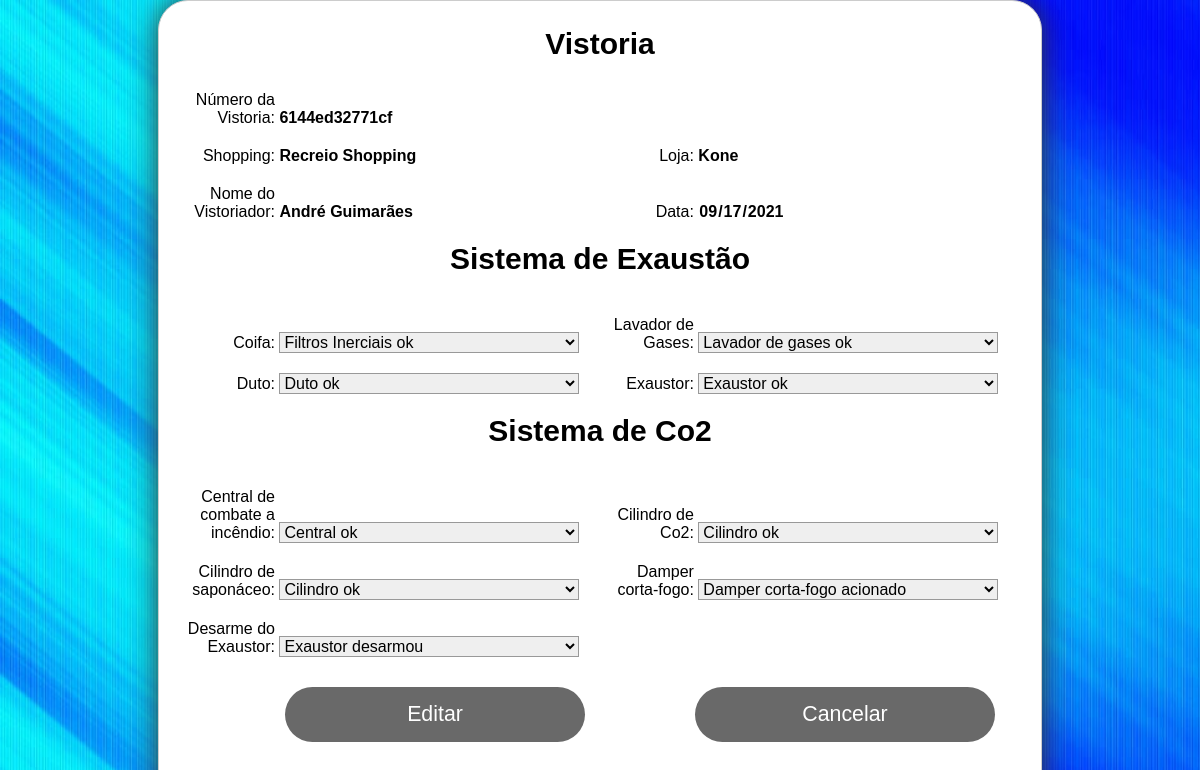
The page /vistoria/formEditarVistoria.php?idEquipamentos=118 (signed in) on the database its author committed.
### tables this page shows
CREATE TABLE `equipamentos` (
  `idEquipamentos` int(11) NOT NULL AUTO_INCREMENT,
  `shoppingVistoria` varchar(50) DEFAULT NULL,
  `lojaVistoria` varchar(50) DEFAULT NULL,
  `nomeVistoriador` varchar(20) DEFAULT NULL,
  `dataVistoria` date DEFAULT NULL,
  `coifa` varchar(100) DEFAULT NULL,
  `lavador` varchar(100) DEFAULT NULL,
  `duto` varchar(100) DEFAULT NULL,
  `exaustor` varchar(100) DEFAULT NULL,
  `central` varchar(100) DEFAULT NULL,
  `co2` varchar(100) DEFAULT NULL,
  `saponaceo` varchar(100) DEFAULT NULL,
  `damper` varchar(100) DEFAULT NULL,
  `desarmeEx` varchar(100) DEFAULT NULL,
  `id_loja` int(11) DEFAULT NULL,
  `numero` varchar(13) NOT NULL,
  PRIMARY KEY (`idEquipamentos`),
  UNIQUE KEY `id_loja` (`id_loja`)
);

### vistoria/formEditarVistoria.php (the view, shortened to what this page needs)
<?php
	include_once "../conexao.php";
	$idEquipamentos = filter_var($_GET['idEquipamentos'], FILTER_SANITIZE_NUMBER_INT);
	$consulta = $conectar->query("SELECT * FROM equipamentos WHERE idEquipamentos = '$idEquipamentos'");
	$linha = $consulta->fetch(PDO::FETCH_ASSOC);
?>
<!DOCTYPE html>
<html lang="pt-BR">
<head>
	<link rel="stylesheet" href="../estilos.css">
</head>
<body>
<form class="cadastroVistoria" action="editarVistoria.php" method="post">
    <h3 id="cadastroShop">Vistoria</h3>
    <?php
        function selected( $value, $selected ){
        return $value==$selected ? ' selected="selected"' : '';
    }
     ?>
       <div>
        <label for="numero">Número da Vistoria:</label>
             <input type="text" name="numero" value="<?php echo $linha['numero']?>" id="numero" readonly/>
    </div>
   <div class="esquerda">
        <label for="shoppingVistoria">Shopping:</label>
             <input type="text" name="shoppingVistoria" value="<?php echo $linha['shoppingVistoria']?>" id="shoppingVistoria" readonly/>
    </div>
    <div class="direita">
        <label for="lojaVistoria">Loja:</label>
             <input type="text" name="lojaVistoria" value="<?php echo $linha['lojaVistoria']?>" id="lojaVistoria" readonly/>
    </div>
    <div class="esquerda">
        <label for="nomeVistoriador">Nome do Vistoriador:</label>
             <input type="text" name="nomeVistoriador" value="<?php echo $linha['nomeVistoriador']?>" id="nomeVistoriador" readonly/>
    </div>
      <div class="esquerda">
        <label for="dataVistoria">Data:</label>
        <input type="date" name="dataVistoria" value="<?php echo $linha['dataVistoria']?>" id="dataVistoria" readonly/>
    </div>
      <h3 id="cadastroShop">Sistema de Exaustão</h3>
    <div class="direita">
        <label for="coifa">Coifa:</label>
        <select name="coifa" id="coifa">
            <option value="Filtros Inerciais ok" <?php echo selected( 'Filtros Inerciais ok', $linha['coifa']); ?>>Filtros Inerciais ok</option>
        </select>
    </div>
    <div class="esquerda">
        <label for="lavador">Lavador de Gases:</label>
        <select name="lavador" id="lavador">
            <option value="Lavador de gases ok" <?php echo selected( 'Lavador de gases ok', $linha['lavador']); ?>>Lavador de gases ok</option>
        </select>
    </div>
    <div class="direita">
        <label for="duto">Duto:</label>
        <select name="duto" id="duto">
            <option value="Duto ok" <?php echo selected( 'Duto ok', $linha['duto']); ?>>Duto ok</option>
        </select>
    </div>
      <div class="esquerda">
       <label for="exaustor">Exaustor:</label>
        <select name="exaustor" id="exaustor">
            <option value="Exaustor ok" <?php echo selected( 'Exaustor ok', $linha['exaustor']); ?>>Exaustor ok</option>
        </select>
    </div>
    <h3 id="cadastroShop">Sistema de Co2</h3>
     <div class="direita">
      <label for="central">Central de combate a incêndio:</label>
        <select name="central" id="central">
            <option value="Central ok" <?php echo selected( 'Central ok', $linha['central']); ?>>Central ok</option>
        </select>
    </div>
      <div class="esquerda">
       <label for="co2">Cilindro de Co2:</label>
        <select name="co2" id="co2">
            <option value="Cilindro ok" <?php echo selected( 'Cilindro ok',$linha['co2']); ?>>Cilindro ok</option>
        </select>
    </div>
    <div class="direita">
          <label for="saponaceo">Cilindro de saponáceo:</label>
        <select name="saponaceo" id="saponaceo">
            <option value="Cilindro ok" <?php echo selected( 'Cilindro ok',$linha['saponaceo']); ?>>Cilindro ok</option>
        </select>
    </div>
    <div class="esquerda">
       <label for="damper">Damper corta-fogo:</label>
        <select name="damper" id="damper">
            <option value="Damper corta-fogo acionado" <?php echo selected( 'Damper corta-fogo acionado',$linha['damper']); ?>>Damper corta-fogo acionado</option>
        </select>
    </div>
    <div class="direita">
          <label for="desarmeEx">Desarme do Exaustor:</label>
        <select name="desarmeEx" value="<?php echo $linha['desarmeEx']?>" id="desarmeEx">
            <option value="Exaustor desarmou" <?php echo selected( 'Exaustor desarmou',$linha['desarmeEx']); ?>>Exaustor desarmou</option>
        </select>
    </div>
    <div>
        <button class="threed" id="botaoEditarVistoria" type="submit">Editar</button>
        <button class="threed" id="botaoCancelarVistoria" ><a href="editar-excluirVistoria.php">Cancelar</a> </button>
    </div>
    </form>
</body>
</html>

### estilos.css (style rules this page uses)
* { margin: 0px; padding: 0px; }
h3 { text-align: center; margin-top: 50px; }
body { background-image: url("imagens/fundo2.jpg"); background-size: cover; font-family: arial; color: white; }
a { color: white; text-decoration: none; text-align: center; display: block; }
.cadastroVistoria { margin: 0 auto; width: 850px; height: 900px; background-color: white; color: black; padding: 1em; border: 1px solid #CCC; border-radius: 30px; overflow: hidden; font-family: sans-serif; box-shadow: 0 0 30px #333; }
h3#cadastroShop { margin-top: 10px; margin-bottom: 30px; font-size: 30px; }
.esquerda { display: inline-block; }
.direita { display: inline-block; }
input, select { font: 1em sans-serif; width: 300px; -moz-box-sizing: border-box; box-sizing: border-box; border: 1px solid #999; }
input { border-color: #000; }
div { margin: 10px; }
button#botaoEditarVistoria { display: inline-block; height: 55px; width: 300px; margin: 10px; border-radius: 30px; border: none; font-size: 16pt; padding: 10px 20px; background-color: #696969; color: white; outline: none; margin-left: 100px; margin-top: 10px; float: left; cursor: pointer; }
button#botaoCancelarVistoria { display: inline-block; height: 55px; width: 300px; margin: 10px; border-radius: 30px; border: none; font-size: 16pt; padding: 10px 20px; background-color: #696969; color: white; outline: none; margin-left: 100px; margin-top: 10px; float: left; cursor: pointer; }
label { display: inline-block; width: 90px; text-align: right; }
input#numero, input#shoppingVistoria, input#lojaVistoria, input#nomeVistoriador, input#dataVistoria, input#coifaRel, input#lavadorRel, input#dutoRel, input#exaustorRel, input#centralRel, input#co2Rel, input#saponaceoRel, input#damperRel, input#desarmeExRel { box-shadow: 0 0 0 0; border: 0 none; outline: 0; font-weight: bold; }

### rows shown on the page
equipamentos: numero "6144ed32771cf", shoppingVistoria "Recreio Shopping", lojaVistoria "Kone", nomeVistoriador "André Guimarães", dataVistoria "09/17/2021", desarmeEx "Exaustor desarmou"
